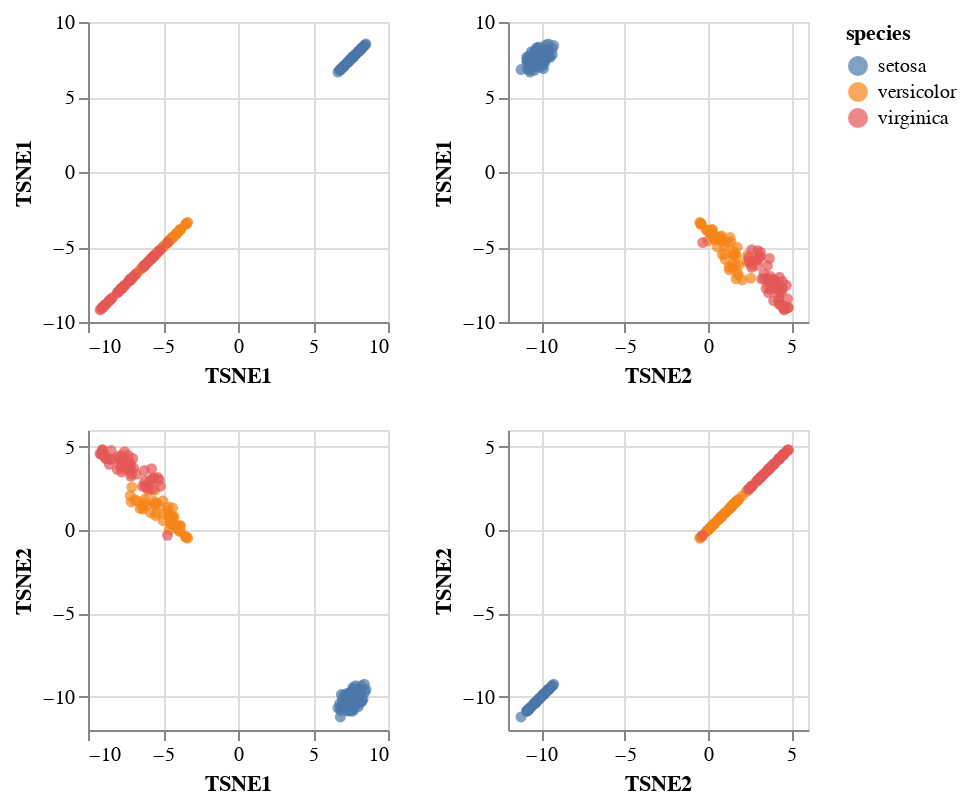

The code cell stored with this chart in its notebook:
### Code cell
tsne = TSNE(n_components=2,perplexity=50)
tsne_iris = tsne.fit_transform(iris_only_features)

iris_tsne_df = pd.DataFrame(data=tsne_iris, columns=['TSNE1', 'TSNE2'])
iris_tsne_df.head()

iris_tsne_df['species'] = iris['species']

alt.Chart(iris_tsne_df).mark_circle().encode(
    alt.X(alt.repeat("column"), type='quantitative'),
    alt.Y(alt.repeat("row"), type='quantitative'),
    color='species'
).properties(
    width=150,
    height=150
).repeat(
    row=list(iris_tsne_df.columns)[:-1],
    column=list(iris_tsne_df.columns)[:-1]
).interactive()

### Figure 1 — Vega-Lite specification as saved in the notebook (floating-point values rounded to 4 significant figures; data arrays with more than 128 entries replaced by an {"elided": "..."} marker saying what was removed)
{"config": {"view": {"continuousWidth": 400, "continuousHeight": 300}}, "repeat": {"column": ["TSNE1", "TSNE2"], "row": ["TSNE1", "TSNE2"]}, "spec": {"data": {"name": "data-c13bc9bbe4f412f114a3fe46aae40fbd"}, "mark": "circle", "encoding": {"color": {"type": "nominal", "field": "species"}, "x": {"type": "quantitative", "field": {"repeat": "column"}}, "y": {"type": "quantitative", "field": {"repeat": "row"}}}, "height": 150, "selection": {"selector012": {"type": "interval", "bind": "scales", "encodings": ["x", "y"]}}, "width": 150}, "$schema": "https://vega.github.io/schema/vega-lite/v4.8.1.json", "datasets": {"data-c13bc9bbe4f412f114a3fe46aae40fbd": {"elided": "150 records"}}}
